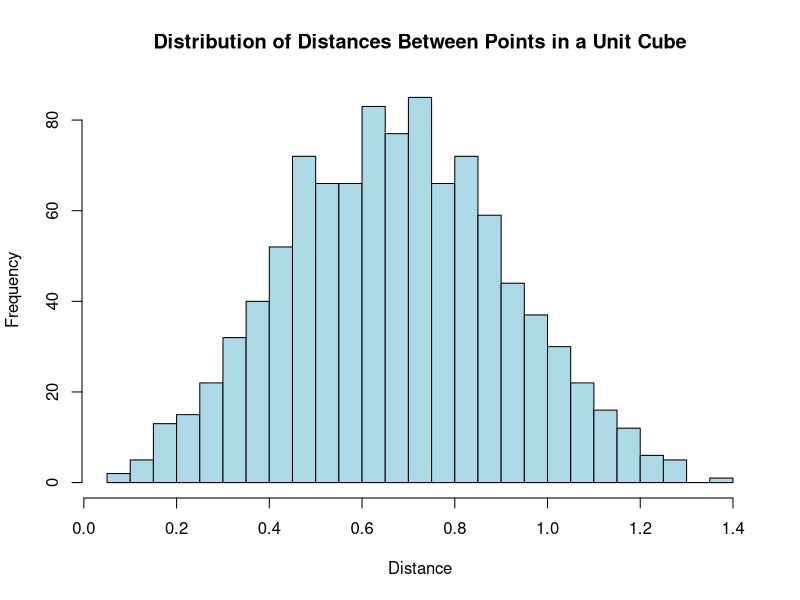
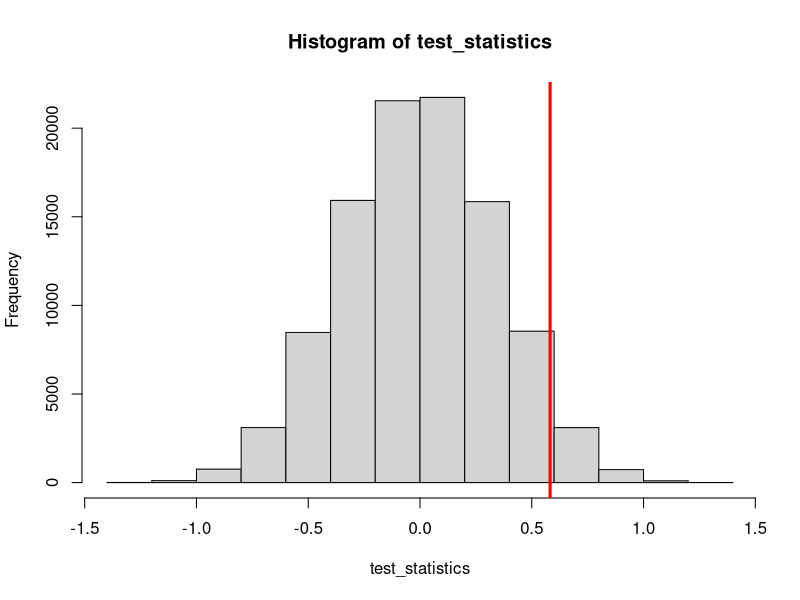

These charts were generated, in order, by the following R code:
## ---- chunk 1

N <- 1000
points_matrix <- matrix(runif(6 * N), ncol = 6)


## ---- chunk 2

distances <- sqrt((points_matrix[, 1] - points_matrix[, 4])^2 +
                  (points_matrix[, 2] - points_matrix[, 5])^2 +
                  (points_matrix[, 3] - points_matrix[, 6])^2)

mean_distance <- mean(distances)

# Visualization
hist(distances, main = "Distribution of Distances Between Points in a Unit Cube", 
     xlab = "Distance", breaks = 30, col = "lightblue")


## ---- chunk 3

print(paste("Mean distance: ", mean_distance))

## ---- chunk 4
Robbin_constant <- 0.6617
percentage_error <- abs(mean_distance - Robbin_constant) / Robbin_constant * 100

print(paste("Percentage error:", percentage_error, "%"))

## ---- chunk 5
# given output of rbernoulli or rbinom (a vector of 0's and 1's)
# compute the length of the longest continuous run of 1's
longest_head_run <- function(trials) {
  rle_encoded <- rle(trials)
  head_sequence_indicators <- rle_encoded$values == 1
  
  if (!any(head_sequence_indicators)) {
    return(0L)
  }
  
  lengths_head_sequences <- rle_encoded$lengths[head_sequence_indicators]
  
  max(lengths_head_sequences)
}

# demo of using longest_head_run
longest_head_run(c(0, 0, 0, 0, 0, 0, 0, 0, 0, 0, 0, 0)) # returns 0
longest_head_run(c(1, 0, 1, 1, 0, 1, 1, 1, 0, 0, 0, 0)) # returns 3
## ---- chunk 6
# Simulate coin flips and find mean 'longest head run'
find_mean_run <- function(N, M, p = 0.5) {
  longest_runs <- numeric(M)
  
  for (i in 1:M) {
    # Simulate N flips of a coin
    flips <- rbinom(N, 1, p)
    
    # Record the longest head run
    longest_runs[i] <- longest_head_run(flips)
  }
  
  # Return the mean of the longest runs
  return(mean(longest_runs))
}
## ---- chunk 7

# Run 1000 trials for varying values of N


# M (number of experiments)
M <- 1000  


# Running for different values of N

# Run for N = 10
N_10 <- 10
mean_run_N10 <- find_mean_run(N_10, M)
print(paste("Mean longest run for N = 10:", mean_run_N10))

# Run for N = 20
mean_run_N20 <- find_mean_run(20, M)
print(paste("Mean longest run for N = 20:", mean_run_N20))

# Run for N = 50
mean_run_N50 <- find_mean_run(50, M)
print(paste("Mean longest run for N = 50:", mean_run_N50))

# Run for N = 100
mean_run_N100 <- find_mean_run(100, M)
print(paste("Mean longest run for N = 100:", mean_run_N100))

# Run for N = 200
mean_run_N200 <- find_mean_run(200, M)
print(paste("Mean longest run for N = 200:", mean_run_N200))

# Display Results in a Table
results <- data.frame(
  N = c(10, 20, 50, 100, 200),
  MeanLongestRun = c(mean_run_N10, mean_run_N20, mean_run_N50, mean_run_N100, mean_run_N200)
)

print(results)

## ---- chunk 8
# d. 

print("Validating our results, we see that our results are generally consistent with others', as each of our chosen values of N have values for their 'longest heads run' approximately the same as shown in the linked graph.")

## ---- chunk 9

## ---- chunk 10


generate_data <- function( ncontrol, ntreatment, ncases ) {
# Simulate data.
participants <- c( rep(1,ncontrol), rep(0,ntreatment));
# Now, choose ncases participants at random.
infected <- sample( participants, size=ncases, replace=FALSE )
# We'll just return the number of control subjects who got infected.
# returning sum(infected) works because the controls are
# encoded as 1s in the vector `participants`.
return( sum(infected) );
}

generate_data(15000, 15000, 95)


## ---- chunk 11
control <- c(-0.10, -0.55, 1.24, -0.97, -0.76, 0.21,-0.27, -1.02,
0.58, 1.67, -1.07, 0.17, 1.45, 0.34, 1.15, 0.18, -0.97,
0.43, -1.39, -2.76 );
treatment <- c( 0.54, 0.36, 0.59, -0.57, 0.53, -0.78, -0.44, -0.98,
1.31, 0.50, 0.57, 0.49, -0.96, 2.41, 0.85, 1.93, 0.95,
1.45, 1.61, -1.16 );

Xbar_ctl <- mean(control); Xbar_trt <- mean(treatment);
c( Xbar_ctl, Xbar_trt )
## [1] -0.122 0.460
# The difference between these two means is
Xbar_trt - Xbar_ctl
## [1] 0.582

permute_and_compute <- function( ctrl_data, trmt_data ) {
# Pool the data
pooled_data <- c( ctrl_data, trmt_data );
# Randomly shuffle the data and assign to groups.
n_ctrl <- length( ctrl_data ); n_trmt <- length( trmt_data );
n_total <- n_ctrl + n_trmt;
# Shuffle the combined data
shuffled_data <- sample( pooled_data, size=n_total, replace=FALSE );
# Now, the first n_ctrl of these data points are our new control group
# and the remaining elements are assigned to our treatment group.
shuffled_ctrl <- shuffled_data[1:n_ctrl];
shuffled_trmt <- shuffled_data[(n_ctrl+1):n_total];
# Compute the difference in means of our two samples.
return( mean(shuffled_trmt)-mean(shuffled_ctrl) );
}

set.seed(1);NMC <- 1e5;
test_statistics <- rep( 0, NMC ); # Vector for our "fake" test stats
# Now, shuffle the data, recompute the test statistic, and record.
for(i in 1:NMC ) {
test_statistics[i] <- permute_and_compute( control, treatment );
}
# Now, let's make a histogram of those permuted test statistics.
# And place teh observed test statistic in the plot
hist( test_statistics )
abline( v=mean(treatment)-mean(control), lw=3, col='red' )

# Actually observed test statistic
Tobsd <- mean(treatment) - mean(control);
# Monte Carlo estimate: how often in our simulation did the "fake"
# data have a difference in means greater than or equal to Tobsd?
sum(test_statistics >= Tobsd)/NMC;
## [1] 0.04443


